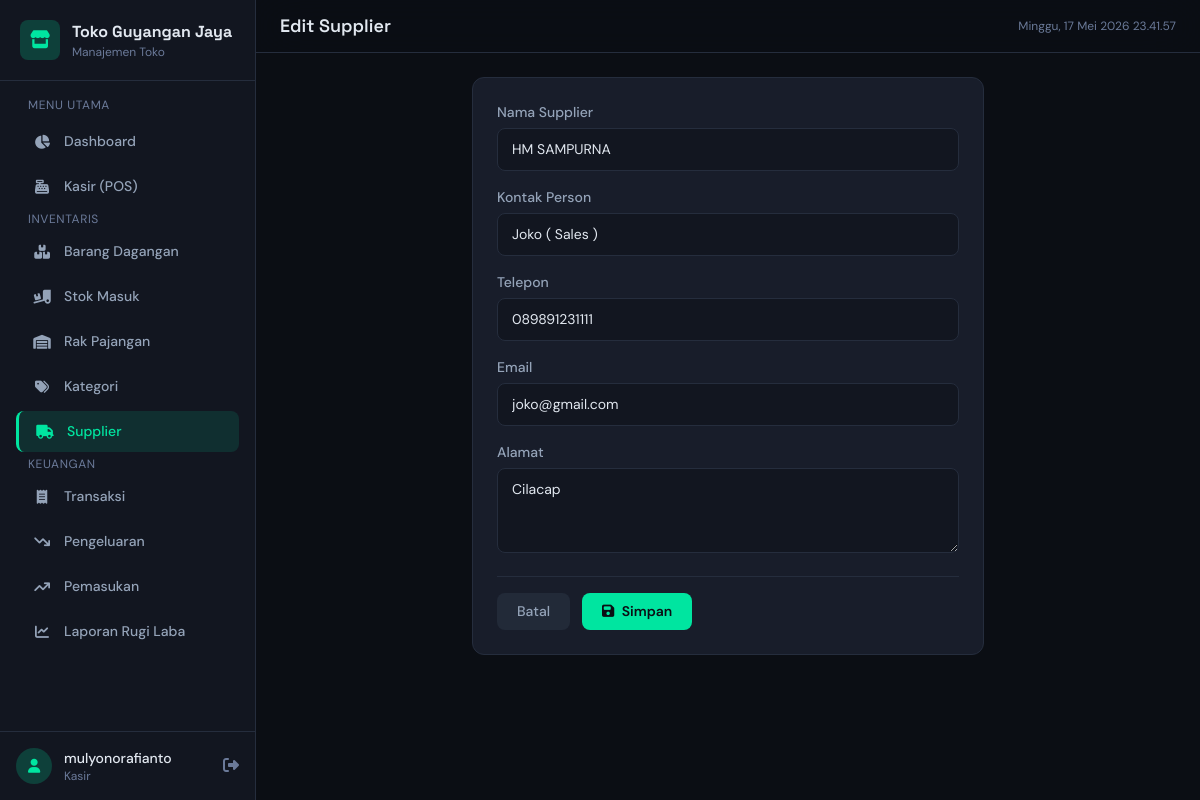
Page /suppliers/2/update/ (signed in) on the committed database.
### store/models.py (models this page shows, shortened)
class Supplier(models.Model):
    name = models.CharField('Nama Supplier', max_length=200)
    contact_person = models.CharField('Kontak Person', max_length=150, blank=True, null=True)
    phone = models.CharField('Telepon', max_length=20, blank=True, null=True)
    email = models.EmailField('Email', blank=True, null=True)
    address = models.TextField('Alamat', blank=True, null=True)
    created_at = models.DateTimeField(auto_now_add=True)
    updated_at = models.DateTimeField(auto_now=True)
    class Meta:
        verbose_name = 'Supplier'
        verbose_name_plural = 'Supplier'
        ordering = ['name']

### store/views.py (the view)
# urls.py: path('suppliers/<int:pk>/update/', views.supplier_update, name='supplier_update'),
@login_required
def supplier_update(request, pk):
    supplier = get_object_or_404(Supplier, pk=pk)
    if request.method == 'POST':
        form = SupplierForm(request.POST, instance=supplier)
        if form.is_valid():
            form.save()
            messages.success(request, 'Supplier berhasil diperbarui!')
            return redirect('store:supplier_list')
    else:
        form = SupplierForm(instance=supplier)
    return render(request, 'store/supplier_form.html', {'form': form, 'title': 'Edit Supplier'})

### store/forms.py
class SupplierForm(forms.ModelForm):
    class Meta:
        model = Supplier
        fields = ['name', 'contact_person', 'phone', 'email', 'address']
        widgets = {
            'name': forms.TextInput(attrs={'class': 'form-input', 'placeholder': 'Nama supplier'}),
            'contact_person': forms.TextInput(attrs={'class': 'form-input', 'placeholder': 'Nama kontak'}),
            'phone': forms.TextInput(attrs={'class': 'form-input', 'placeholder': 'Nomor telepon'}),
            'email': forms.EmailInput(attrs={'class': 'form-input', 'placeholder': 'Email'}),
            'address': forms.Textarea(attrs={'class': 'form-input', 'rows': 3, 'placeholder': 'Alamat'}),
        }

### store/templates/store/supplier_form.html (shortened to what this page needs)
{% extends 'store/base.html' %}
{% block nav_suppliers %}active{% endblock %}
{% block page_title %}{{ title }}{% endblock %}
{% block content %}
<div class="max-w-lg mx-auto">
    <div class="bg-card border border-border rounded-xl p-6">
        {% if delete %}
        <div class="text-center py-4">
            <i class="fas fa-exclamation-triangle text-danger text-4xl mb-3"></i>
            <h3 class="text-lg font-display font-semibold text-fg mb-2">Hapus supplier "{{ object }}"?</h3>
            <form method="post">
                {% csrf_token %}
                <div class="flex gap-3 justify-center mt-4">
                    <a href="{% url 'store:supplier_list' %}" class="btn-secondary">Batal</a>
                    <button type="submit" class="btn-danger">Ya, Hapus</button>
                </div>
            </form>
        </div>
        {% else %}
        <form method="post">
            {% for field in form %}
            <div class="mb-4">
                <label class="block text-sm font-medium text-fgDim mb-1.5">{{ field.label }}</label>
                {{ field }}
            </div>
            {% endfor %}
            <div class="flex gap-3 pt-4 border-t border-border">
                <a href="{% url 'store:supplier_list' %}" class="btn-secondary">Batal</a>
                <button type="submit" class="btn-primary"><i class="fas fa-save mr-1"></i> Simpan</button>
            </div>
        </form>
        {% endif %}
    </div>
</div>
{% endblock %}

### store/templates/store/base.html (shortened to what this page needs)
{% load static %}
<!DOCTYPE html>
<html lang="id">
<head>
    <script src="https://cdn.tailwindcss.com"></script>
    <link rel="stylesheet" href="https://cdnjs.cloudflare.com/ajax/libs/font-awesome/6.5.0/css/all.min.css">
</head>
<body class="min-h-screen">
    <aside class="sidebar fixed left-0 top-0 h-full w-64 bg-surface border-r border-border flex flex-col z-50 lg:translate-x-0" id="sidebar">
        <div class="p-5 border-b border-border">
            <div class="flex items-center gap-3">
                <div class="w-10 h-10 rounded-lg bg-accent/20 flex items-center justify-center">
                    <i class="fas fa-store text-accent text-lg"></i>
                </div>
                <div>
                    <h1 class="text-base font-display font-bold text-fg">Toko Guyangan Jaya</h1>
                    <p class="text-xs text-muted">Manajemen Toko</p>
                </div>
            </div>
        </div>
        <nav class="flex-1 overflow-y-auto p-4 space-y-1">
            <p class="text-xs text-muted uppercase tracking-wider mb-2 px-3">Menu Utama</p>
            <a href="{% url 'store:dashboard' %}" class="sidebar-link {% block nav_dashboard %}{% endblock %}">
                <i class="fas fa-chart-pie"></i> Dashboard
            </a>
            <a href="{% url 'store:pos' %}" class="sidebar-link {% block nav_pos %}{% endblock %}">
                <i class="fas fa-cash-register"></i> Kasir (POS)
            </a>
            <p class="text-xs text-muted uppercase tracking-wider mt-5 mb-2 px-3">Inventaris</p>
            <a href="{% url 'store:product_list' %}" class="sidebar-link {% block nav_products %}{% endblock %}">
                <i class="fas fa-boxes-stacked"></i> Barang Dagangan
            </a>
            <a href="{% url 'store:stockin_list' %}" class="sidebar-link {% block nav_stockin %}{% endblock %}">
                <i class="fas fa-truck-ramp-box"></i> Stok Masuk
            </a>
            <a href="{% url 'store:shelf_list' %}" class="sidebar-link {% block nav_shelves %}{% endblock %}">
                <i class="fas fa-warehouse"></i> Rak Pajangan
            </a>
            <a href="{% url 'store:category_list' %}" class="sidebar-link {% block nav_categories %}{% endblock %}">
                <i class="fas fa-tags"></i> Kategori
            </a>
            <a href="{% url 'store:supplier_list' %}" class="sidebar-link {% block nav_suppliers %}{% endblock %}">
                <i class="fas fa-truck"></i> Supplier
            </a>
            <p class="text-xs text-muted uppercase tracking-wider mt-5 mb-2 px-3">Keuangan</p>
            <a href="{% url 'store:transaction_list' %}" class="sidebar-link {% block nav_transactions %}{% endblock %}">
                <i class="fas fa-receipt"></i> Transaksi
            </a>
            <a href="{% url 'store:expense_list' %}" class="sidebar-link {% block nav_expenses %}{% endblock %}">
                <i class="fas fa-arrow-trend-down"></i> Pengeluaran
            </a>
            <a href="{% url 'store:income_list' %}" class="sidebar-link {% block nav_incomes %}{% endblock %}">
                <i class="fas fa-arrow-trend-up"></i> Pemasukan
            </a>
            <a href="{% url 'store:report' %}" class="sidebar-link {% block nav_reports %}{% endblock %}">
                <i class="fas fa-chart-line"></i> Laporan Rugi Laba
            </a>
        </nav>
        <div class="p-4 border-t border-border">
            <div class="flex items-center gap-3">
                <div class="w-9 h-9 rounded-full bg-accent/20 flex items-center justify-center">
                    <i class="fas fa-user text-accent text-sm"></i>
                </div>
                <div class="flex-1 min-w-0">
                    <p class="text-sm font-medium text-fg truncate">{{ request.user.username }}</p>
                    <p class="text-xs text-muted">Kasir</p>
                </div>
                <form method="post" action="{% url 'logout' %}" class="inline">
                    <button type="submit" class="text-muted hover:text-danger transition-colors cursor-pointer" title="Keluar">
                        <i class="fas fa-right-from-bracket"></i>
                    </button>
                </form>
            </div>
        </div>
    </aside>
    <main class="lg:ml-64 min-h-screen">
        <header class="sticky top-0 z-30 bg-bg/80 backdrop-blur-xl border-b border-border px-4 lg:px-6 py-3">
            <div class="flex items-center justify-between">
                <div class="flex items-center gap-3">
                    <h2 class="text-lg font-display font-semibold text-fg">{% block page_title %}{% endblock %}</h2>
                </div>
                <div class="flex items-center gap-3">
                    <span class="text-xs text-muted" id="currentTime"></span>
                </div>
            </div>
        </header>
        <div class="p-4 lg:p-6 animate-fade-in">
            {% block content %}{% endblock %}
        </div>
    </main>
</body>
</html>

### store/templates/store/base.html (style rules this page uses)
* { box-sizing: border-box; }
body { font-family: 'DM Sans', sans-serif; background: #0B0E14; color: #E2E8F0; }
h1, h2, h3, h4, h5, h6 { font-family: 'Space Grotesk', sans-serif; }
.form-input { width: 100%; padding: 0.625rem 0.875rem; background: #121620; border: 1px solid #252D3D; border-radius: 0.5rem; color: #E2E8F0; font-size: 0.875rem; transition: all 0.2s; }
.form-input::placeholder { color: #6B7A99; }
.sidebar-link { display: flex; align-items: center; gap: 0.75rem; padding: 0.625rem 1rem; border-radius: 0.5rem; color: #94A3B8; transition: all 0.2s; font-size: 0.875rem; font-weight: 500; }
.sidebar-link.active { background: rgba(0,229,160,0.12); color: #00E5A0; border-left: 3px solid #00E5A0; }
.sidebar-link i { width: 20px; text-align: center; }
.btn-primary { background: #00E5A0; color: #0B0E14; font-weight: 600; padding: 0.5rem 1.25rem; border-radius: 0.5rem; transition: all 0.2s; font-size: 0.875rem; }
.btn-secondary { background: rgba(37,45,61,0.8); color: #94A3B8; font-weight: 500; padding: 0.5rem 1.25rem; border-radius: 0.5rem; transition: all 0.2s; font-size: 0.875rem; }
.animate-fade-in { animation: fadeIn 0.4s ease-out; }

### rows in the picture
Supplier: form "HM SAMPURNA" "Joko ( Sales )" "089891231111" "joko@gmail.com" "Cilacap"

### other values in the picture
{{ request.user.username }} "mulyonorafianto"
{{ title }} "Edit Supplier"
{{ field.label }} "Nama Supplier" "Kontak Person" "Telepon" "Email" "Alamat"
